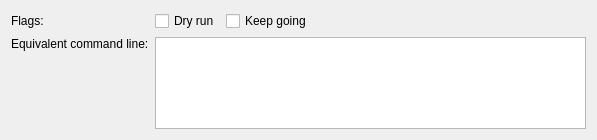
<?xml version="1.0" encoding="UTF-8"?>
<ui version="4.0">
 <class>QbsProjectManager::Internal::QbsCleanStepConfigWidget</class>
 <widget class="QWidget" name="QbsProjectManager::Internal::QbsCleanStepConfigWidget">
  <property name="geometry">
   <rect>
    <x>0</x>
    <y>0</y>
    <width>597</width>
    <height>140</height>
   </rect>
  </property>
  <layout class="QFormLayout" name="formLayout">
   <item row="0" column="0">
    <widget class="QLabel" name="flagsLabel">
     <property name="text">
      <string>Flags:</string>
     </property>
    </widget>
   </item>
   <item row="0" column="1">
    <layout class="QHBoxLayout" name="horizontalLayout_2">
     <item>
      <widget class="QCheckBox" name="dryRunCheckBox">
       <property name="text">
        <string>Dry run</string>
       </property>
      </widget>
     </item>
     <item>
      <widget class="QCheckBox" name="keepGoingCheckBox">
       <property name="text">
        <string>Keep going</string>
       </property>
      </widget>
     </item>
     <item>
      <spacer name="horizontalSpacer">
       <property name="orientation">
        <enum>Qt::Horizontal</enum>
       </property>
       <property name="sizeHint" stdset="0">
        <size>
         <width>58</width>
         <height>20</height>
        </size>
       </property>
      </spacer>
     </item>
    </layout>
   </item>
   <item row="1" column="0">
    <widget class="QLabel" name="commandLineKeyLabel">
     <property name="sizePolicy">
      <sizepolicy hsizetype="Fixed" vsizetype="Preferred">
       <horstretch>0</horstretch>
       <verstretch>0</verstretch>
      </sizepolicy>
     </property>
     <property name="text">
      <string>Equivalent command line:</string>
     </property>
     <property name="alignment">
      <set>Qt::AlignLeading|Qt::AlignLeft|Qt::AlignTop</set>
     </property>
    </widget>
   </item>
   <item row="1" column="1">
    <widget class="QPlainTextEdit" name="commandLineTextEdit">
     <property name="sizePolicy">
      <sizepolicy hsizetype="Expanding" vsizetype="Preferred">
       <horstretch>0</horstretch>
       <verstretch>0</verstretch>
      </sizepolicy>
     </property>
     <property name="undoRedoEnabled">
      <bool>false</bool>
     </property>
     <property name="readOnly">
      <bool>true</bool>
     </property>
     <property name="plainText">
      <string notr="true"/>
     </property>
    </widget>
   </item>
  </layout>
  <zorder>commandLineKeyLabel</zorder>
  <zorder>flagsLabel</zorder>
  <zorder>commandLineTextEdit</zorder>
 </widget>
 <resources/>
 <connections/>
</ui>
